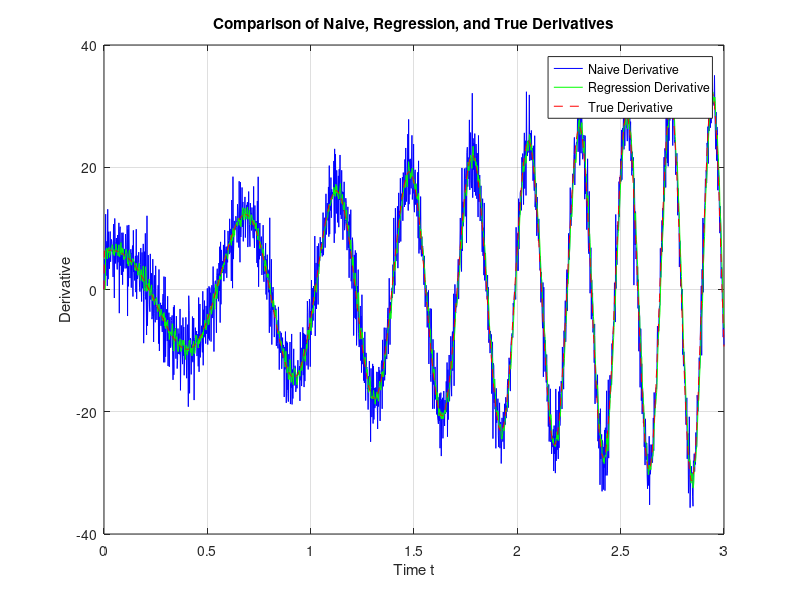

The MATLAB script that drew this image:
% Load the new data set
load('DataHW06_Prob3.mat');  % Assuming this contains t, y, and dy

% Initialize variables
L = length(t);  % Number of data points
M = 5;  % Window size for regression

% 1. Naive Estimate of the Derivative
naive_derivative = zeros(size(y));
dt = t(2) - t(1);  % Time step

for k = 2:L
    naive_derivative(k) = (y(k) - y(k-1)) / dt;
end

% 2. Regression Model Estimate of the Derivative
regression_derivative = zeros(size(y));

for k = M:L
    % Moving window of time and y values
    window_time = t(k-M+1:k);
    window_y = y(k-M+1:k);
    
    % Perform polynomial regression (degree 1)
    p = polyfit(window_time, window_y, 1);
    
    % The slope (first coefficient) is the derivative estimate
    regression_derivative(k) = p(1);
end

% 3. Compute RMSE for the Naive Estimate
rmse_naive = sqrt(sum((naive_derivative - dy).^2) / L);

% 4. Compute RMSE for the Regression Model
rmse_regression = sqrt(sum((regression_derivative - dy).^2) / L);

% Display the RMSE values
fprintf('RMSE for Naive Estimate: %.4f\n', rmse_naive);
fprintf('RMSE for Regression Model: %.4f\n', rmse_regression);

% Plotting for comparison
figure;
plot(t, naive_derivative, 'b', 'DisplayName', 'Naive Derivative');
hold on;
plot(t, regression_derivative, 'g', 'DisplayName', 'Regression Derivative');
plot(t, dy, 'r--', 'DisplayName', 'True Derivative');
xlabel('Time t');
ylabel('Derivative');
legend;
title('Comparison of Naive, Regression, and True Derivatives');
grid on;
hold off;
